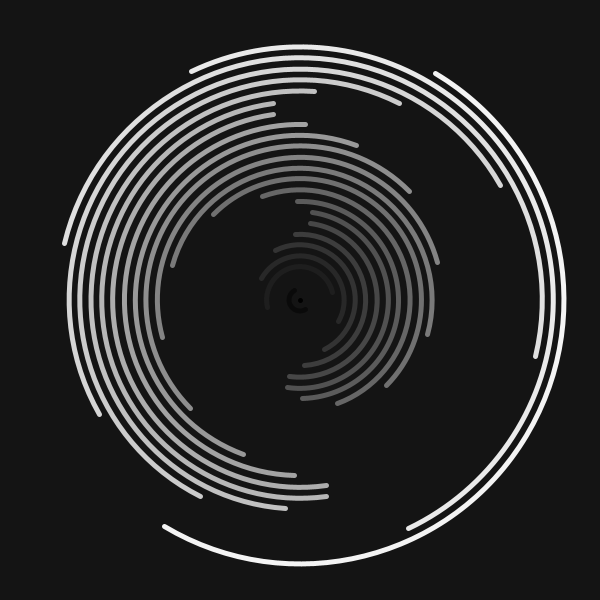
Frame 1 (no input)
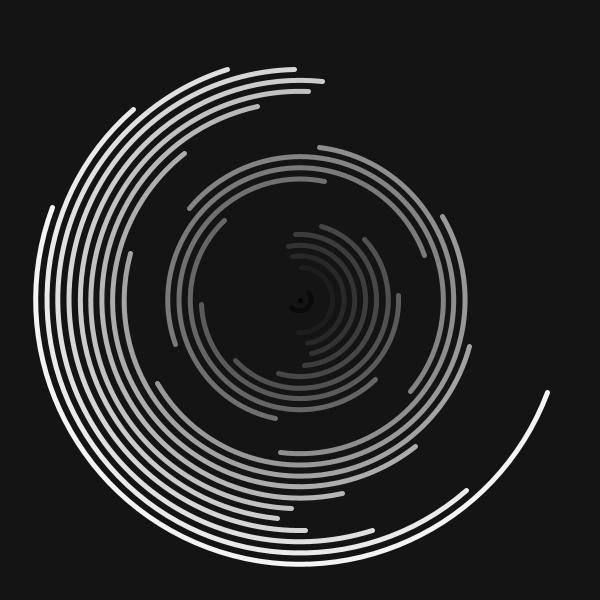
Frame 60 (the mouse pressed at the canvas centre just before this capture)
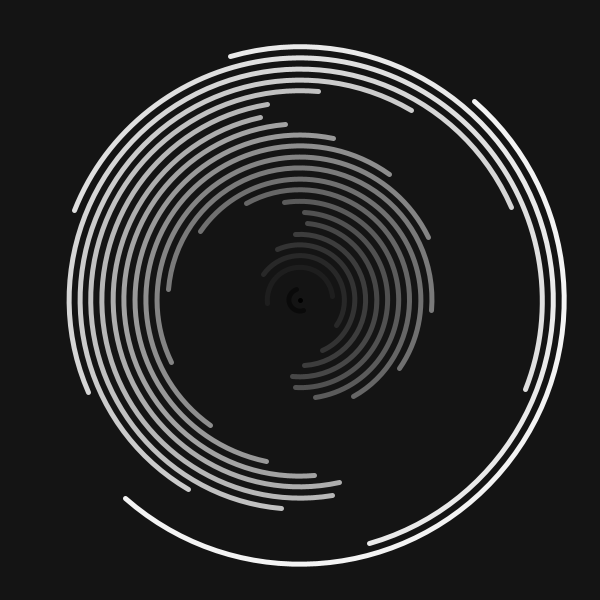
Frame 120 (the mouse held since frame 60 and released just before this capture)

The Processing sketch that drew these frames (run headless with seeded random() and noise(); from frame 60 on, the mouse is pressed at the canvas centre):

// Processing sketch: processing_167033
// ── processing_167033.pde

int num =25;
float step, sz, offSet, theta, angle;
 
void setup() {
  size(600, 600);
  strokeWeight(5);
  step = 22;
}
 
void draw() {
  background(20);
  translate(width/2, height*.5);
  angle=0;
  for (int i=0; i<num; i++) {
    stroke(255*(i)/num);
    noFill();
    sz = i*step;
    float offSet = TWO_PI/num*i;
    float arcEnd = map(sin(-theta+offSet),-1,1, 0+offSet, TWO_PI+offSet);
    arc(0, 0, sz, sz, arcEnd-PI, arcEnd);
  }
  colorMode(RGB);
  resetMatrix();
  theta += .0523;
   
}
